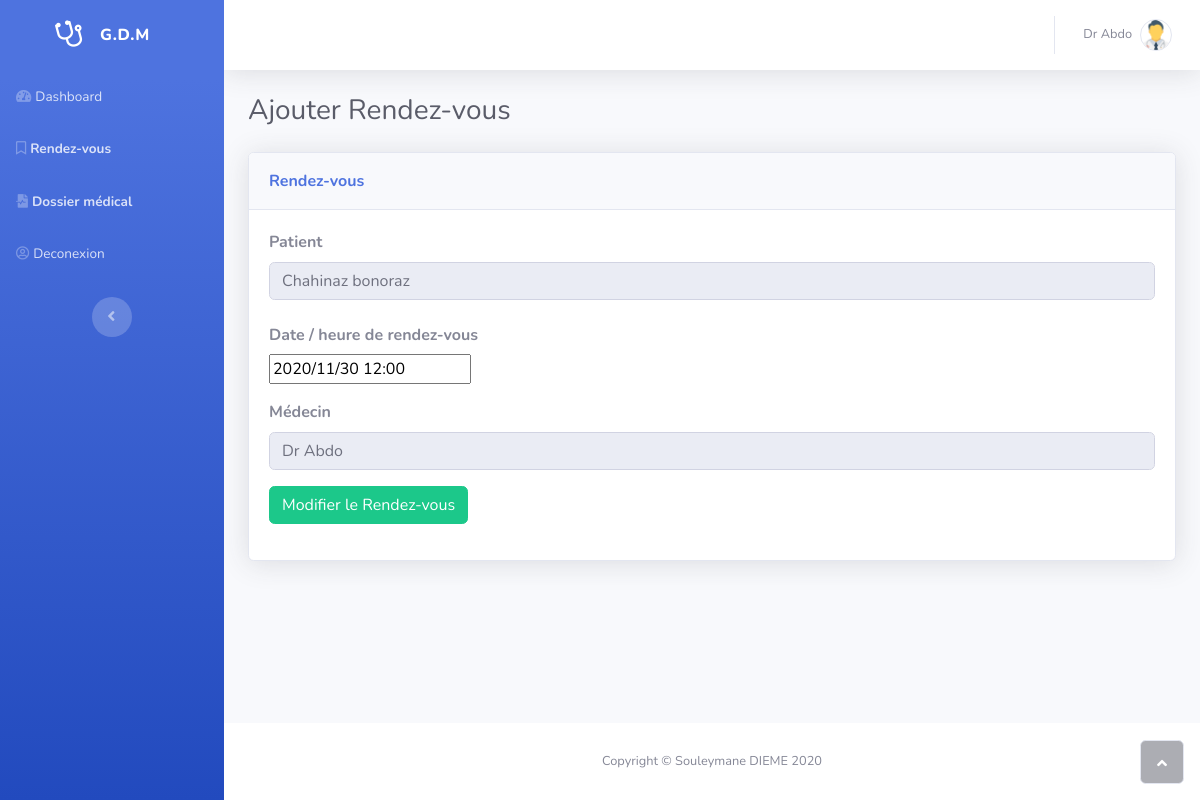
Page /rdv-edit.php?id=9 (signed in) on the committed database.
### tables this page shows
CREATE TABLE `rdv` (
  `id_rdv` int(11) NOT NULL,
  `date_rdv` datetime NOT NULL,
  `id_patient` int(8) NOT NULL,
  `archivier_rdv` tinyint(1) NOT NULL DEFAULT 0,
  `id_medecin` int(4) NOT NULL
);

CREATE TABLE `patient` (
  `id_patient` int(11) NOT NULL,
  `nom_patient` varchar(32) DEFAULT NULL,
  `prenom_patient` varchar(32) DEFAULT NULL,
  `datenais_patient` date DEFAULT NULL,
  `lieunais_patient` varchar(40) DEFAULT NULL,
  `sexe_patient` varchar(6) DEFAULT NULL,
  `adresse_patient` varchar(50) DEFAULT NULL,
  `tel_patient` varchar(14) DEFAULT NULL,
  `id_dm` int(11) DEFAULT NULL,
  `archivier_patient` tinyint(1) NOT NULL DEFAULT 0,
  `deleted` tinyint(1) NOT NULL DEFAULT 0
);

CREATE TABLE `users` (
  `id` int(55) NOT NULL,
  `username` varchar(255) DEFAULT NULL,
  `profil_nom` varchar(50) DEFAULT NULL,
  `profil_prenom` varchar(50) DEFAULT NULL,
  `profil_type` varchar(20) DEFAULT 'assistante',
  `profil_tel` varchar(14) DEFAULT NULL,
  `profil_sexe` varchar(2) DEFAULT 'm',
  `profil_adresse` varchar(60) DEFAULT NULL,
  `password` varchar(255) NOT NULL,
  `deleted` tinyint(1) NOT NULL DEFAULT 0,
  `active` tinyint(1) DEFAULT 1
);

### rdv-edit.php (the view, shortened to what this page needs)
<?php
include './includes/head.php';
$stmt = $db->prepare("SELECT id_rdv,nom_patient,prenom_patient,profil_nom,profil_prenom,date_rdv
                                FROM rdv
                                INNER JOIN patient ON patient.id_patient = rdv.id_patient
                                INNER JOIN users ON rdv.id_medecin = users.id
                                WHERE id_rdv = ?");
$stmt->bind_param("i", $_GET['id']);
$stmt->execute();
$rdv = mysqli_fetch_assoc($stmt->get_result());
?>
            <div class="container-fluid">
                <h3 class="text-dark mb-4">Ajouter Rendez-vous</h3>
                <div class="row mb-3">
                    <div class="col-12">
                        <div class="row">
                            <div class="col">
                                <div class="card shadow mb-3">
                                    <div class="card-header py-3">
                                        <p class="text-primary m-0 font-weight-bold">Rendez-vous</p>
                                    </div>
                                    <div class="card-body">
                                        <form action="rdv-edit.php?id=<?php echo $rdv['id_rdv']; ?>" method="post">
                                            <div class="form-row">
                                                <div class="col">
                                                    <div class="form-group">
                                                        <label id="lieu-de-naissance-2" for="last_name"><strong>Patient</strong><br></label>
                                                        <input class="form-control" type="text" name="Patient" value="<?php echo $rdv['prenom_patient'].' '.$rdv['nom_patient']; ?>" disabled readonly>
                                                    </div>
                                                </div>
                                            </div>
                                            <div class="form-row">
                                                <div class="col-12">
                                                    <label class="col-form-label" id="lieu-de-naissance-4" for="rdvDatePicker"><strong>Date / heure&nbsp;de rendez-vous</strong></label>
                                                </div>
                                                <div class="col-12">
                                                    <div class="form-group"><input class="flatpickr" required id="rdvDatePicker" type="text" name="date" value="<?php echo date_format(date_create($rdv['date_rdv']),"Y/m/d H:i"); ?>"></div>
                                                </div>
                                            </div>
                                            <div class="form-row">
                                                <div class="col">
                                                    <div class="form-group">
                                                        <label id="lieu-de-naissance-1" for="last_name"><strong>Médecin</strong><br></label>
                                                        <input class="form-control" type="text" name="doctor" value="<?php echo $rdv['profil_prenom'].' '.$rdv['profil_nom']; ?>" disabled readonly>
                                                    </div>
                                                </div>
                                            </div>
                                            <div class="form-group"><button class="btn btn-success" type="submit" name="edit_rdv">Modifier le Rendez-vous</button></div>
                                        </form>
                                    </div>
                                </div>
                            </div>
                        </div>
                    </div>
                </div>
            </div>
        </div>
<?php include './includes/footer.php';?>

### rows in the picture
rdv: Patient "Chahinaz bonoraz", date "2020/11/30 12:00", doctor "Dr Abdo"

### other values in the picture
$_SESSION['user']['profil_prenom'] "Dr"
$_SESSION['user']['profil_nom'] "Abdo"
